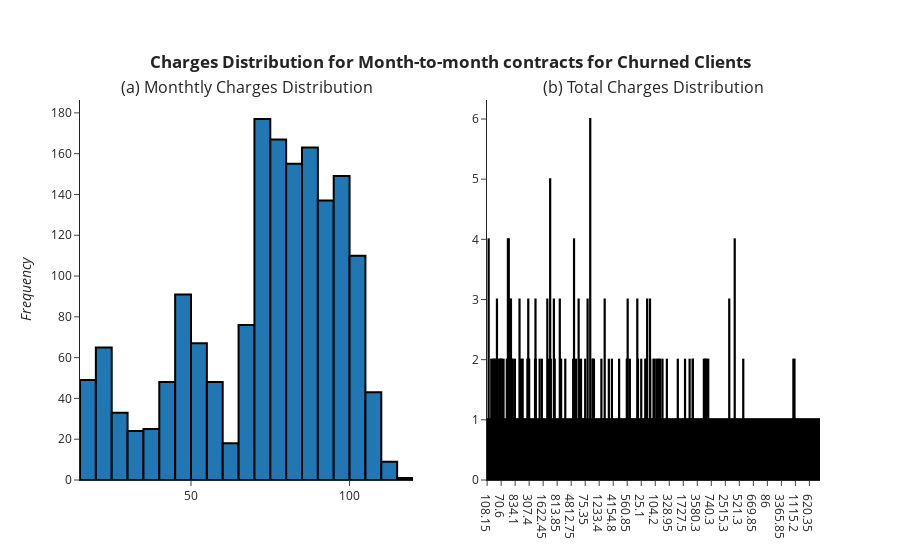

The notebook cell saved with this chart:
### Code cell
df_aux = dataset.query('(Contract == "Month-to-month") and (Churn == "Yes")')
helper_features.histogram_subplot(df_aux, df_aux, "MonthlyCharges", "TotalCharges", "<b>Charges Distribution for Month-to-month contracts for Churned Clients</b>",
                "(a) Monthtly Charges Distribution", "(b) Total Charges Distribution")

### Figure 1 — Plotly figure (JSON) as saved in the notebook; plotly's stock layout.template omitted (floating-point values rounded to 4 significant figures; data arrays with more than 128 entries replaced by an {"elided": "..."} marker saying what was removed)
{"data": [{"marker": {"line": {"color": "#000000", "width": 2}}, "showlegend": false, "type": "histogram", "x": {"elided": "1655 float values"}, "xaxis": "x", "yaxis": "y"}, {"marker": {"line": {"color": "#000000", "width": 2}}, "showlegend": false, "type": "histogram", "x": {"elided": "1655 str values"}, "xaxis": "x2", "yaxis": "y2"}], "layout": {"annotations": [{"font": {"size": 16}, "showarrow": false, "text": "(a) Monthtly Charges Distribution", "x": 0.225, "xanchor": "center", "xref": "paper", "y": 1, "yanchor": "bottom", "yref": "paper"}, {"font": {"size": 16}, "showarrow": false, "text": "(b) Total Charges Distribution", "x": 0.775, "xanchor": "center", "xref": "paper", "y": 1, "yanchor": "bottom", "yref": "paper"}], "autosize": false, "title": {"text": "<b>Charges Distribution for Month-to-month contracts for Churned Clients</b>", "x": 0.5, "xanchor": "center", "y": 0.9, "yanchor": "top"}, "xaxis": {"anchor": "y", "domain": [0, 0.45]}, "xaxis2": {"anchor": "y2", "domain": [0.55, 1]}, "yaxis": {"anchor": "x", "automargin": true, "domain": [0, 1], "title": {"text": "<i>Frequency</i>"}}, "yaxis2": {"anchor": "x2", "automargin": true, "domain": [0, 1]}}}
